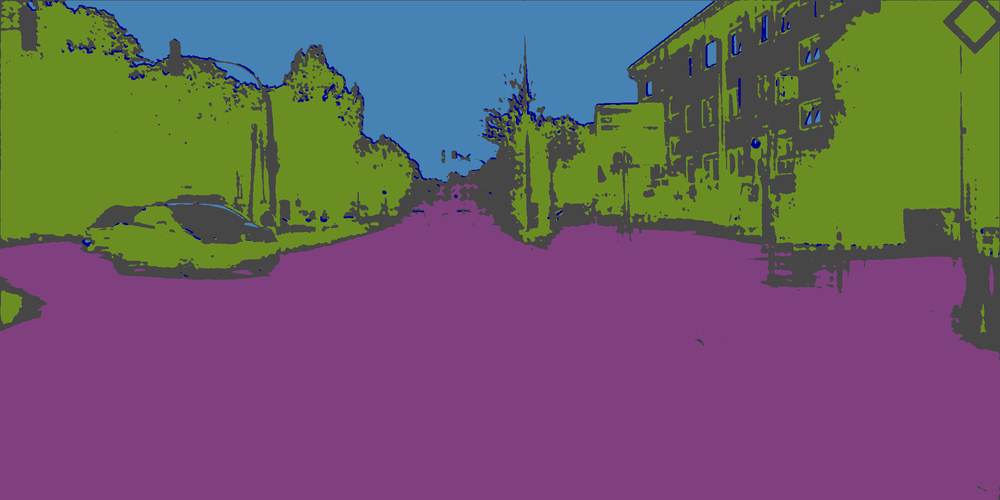
#> input picture output/images/img_0_0.png, 1000 x 500 px, shrunk from 2048 x 1024 before the run
$ python plot_image.py
#> lines starting #> are read from the running program, lines starting #| are printed output that depends on the picture
from PIL import Image
import argparse
import sys
import matplotlib.pyplot as plt

parser = argparse.ArgumentParser('plot image with palette')
parser.add_argument('--image_path', help='path of the image', type=str, default="output/images/img_0_0.png")

try:
    args = parser.parse_args()
except:
    parser.print_help()
    sys.exit(0)

def plot():
    output_image = Image.open(args.image_path)
#> output_image is the input picture: PIL image 1000x500 RGB; mean R, G, B 107.6, 91.5, 102.2
    output_image = output_image.convert("RGB")
    plt.imsave("output.png", output_image)
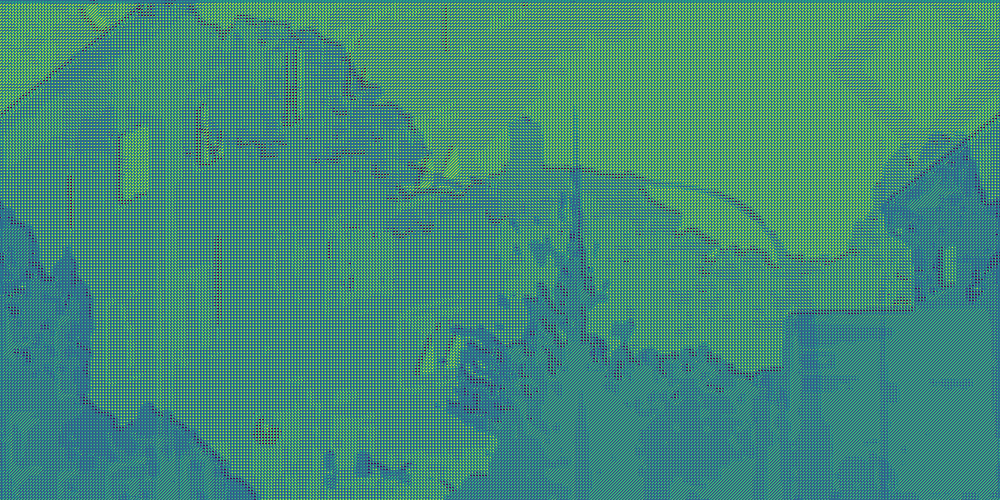
#> saved as output.png: shape (500, 1000, 3); mean R, G, B 65.3, 138.7, 121.7

if __name__ == '__main__':
    plot()

$ run again, with output/images/img_0_100.png copied over output/images/img_0_0.png
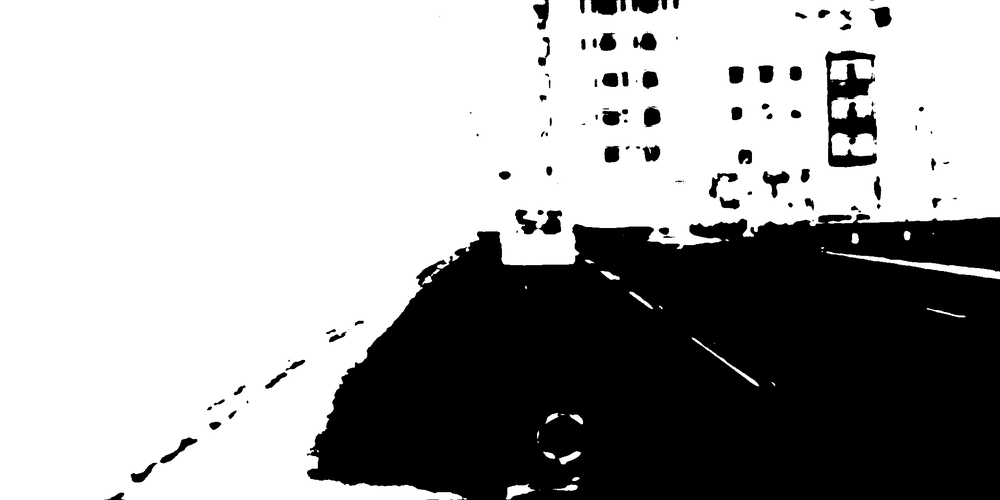
#> input picture output/images/img_0_100.png, 1000 x 500 px, shrunk from 2048 x 1024 before the run
#> in plot, output_image is the input picture: PIL image 1000x500 RGB; min 0, max 255, mean 164.9
#> in plot, `plt.imsave("output.png", output_image)`:
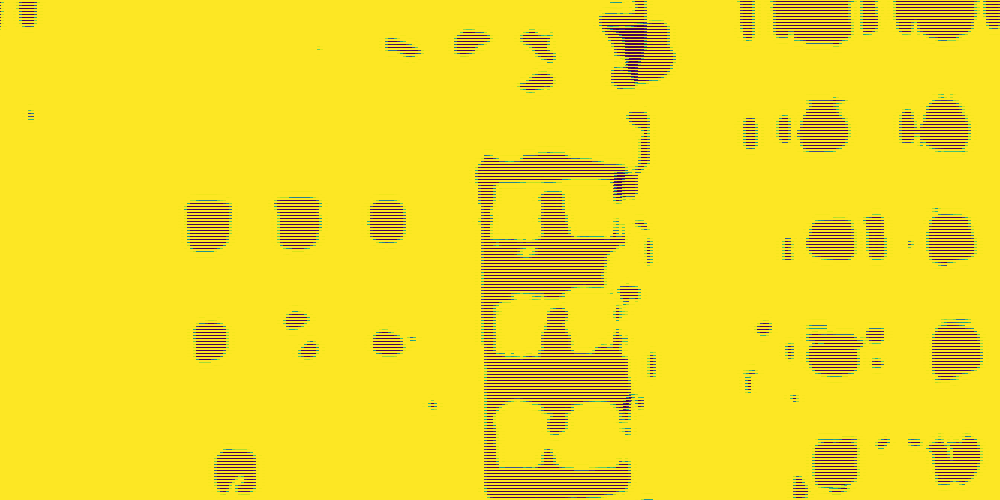
#> saved as output.png: shape (500, 1000, 3); mean R, G, B 242.6, 220.2, 39.1

$ run again, with output/images/img_0_200.png copied over output/images/img_0_0.png
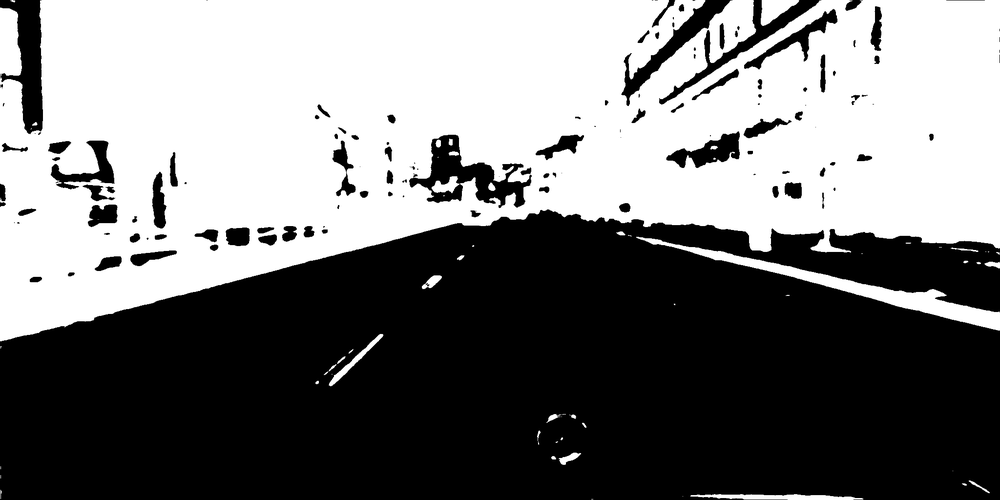
#> input picture output/images/img_0_200.png, 1000 x 500 px, shrunk from 2048 x 1024 before the run
#> in plot, output_image is the input picture: PIL image 1000x500 RGB; min 0, max 255, mean 121.5
#> in plot, `plt.imsave("output.png", output_image)`:
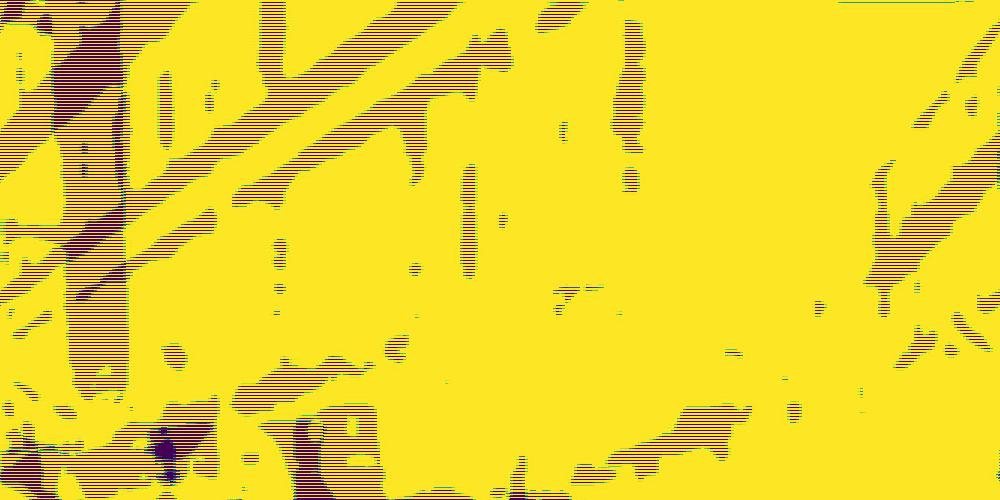
#> saved as output.png: shape (500, 1000, 3); mean R, G, B 235.1, 212, 41.2

$ run again, with output/images/img_10_0.png copied over output/images/img_0_0.png
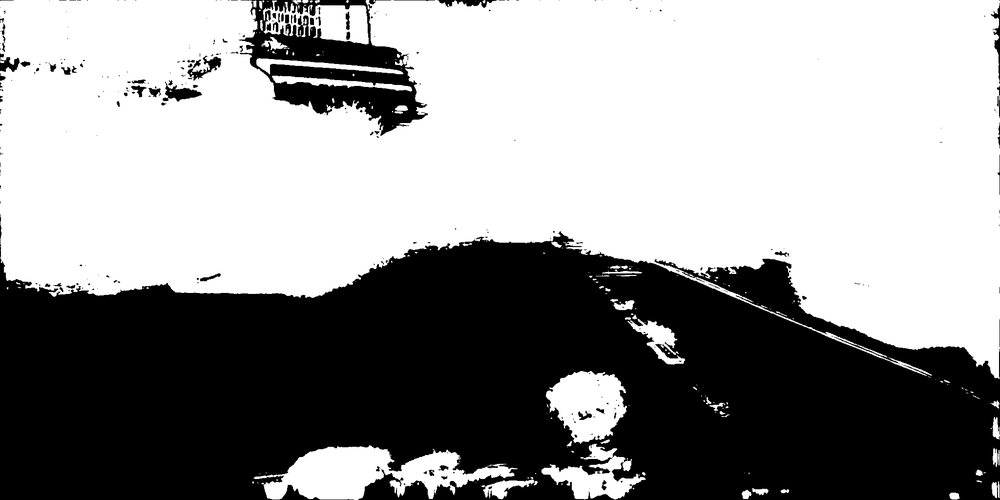
#> input picture output/images/img_10_0.png, 1000 x 500 px, shrunk from 2048 x 1024 before the run
#> in plot, output_image is the input picture: PIL image 1000x500 RGB; min 0, max 255, mean 147.6
#> in plot, `plt.imsave("output.png", output_image)`:
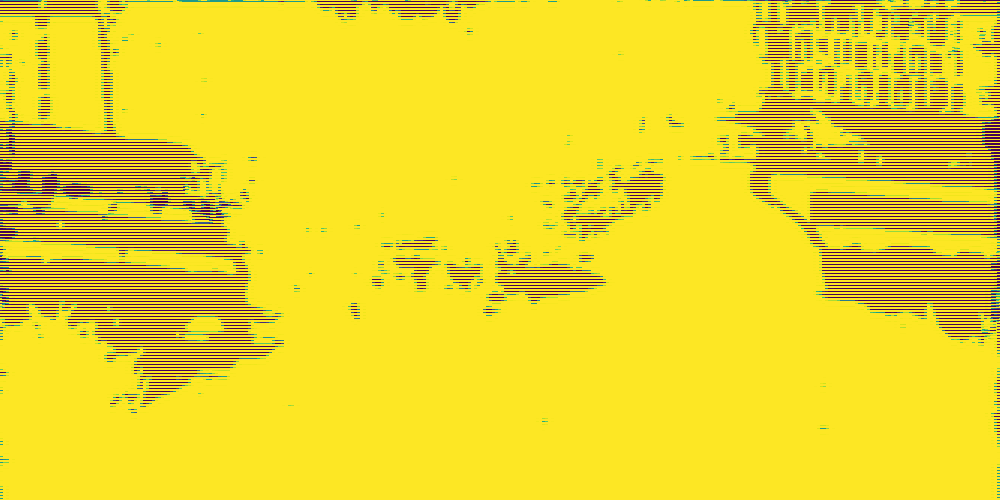
#> saved as output.png: shape (500, 1000, 3); mean R, G, B 236.3, 214, 41.1
